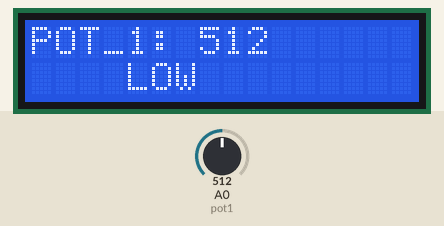
This sketch was run on a simulated Arduino Uno, built with avr-gcc and run on an emulated ATmega328P. Parts: 16×2 character LCD. Inputs (shaded band) come from the test bench; at power-on: A0 (pot1) = 512.

Above: at 1.2 s.
1.3 s: A0 (pot1) set to 591
At 3.5 s:
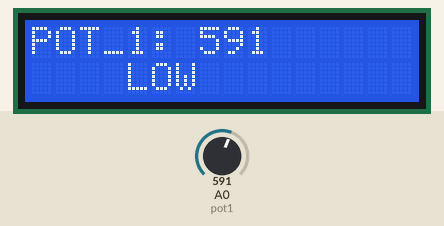
5.2 s: A0 (pot1) set to 614
At 7.1 s:
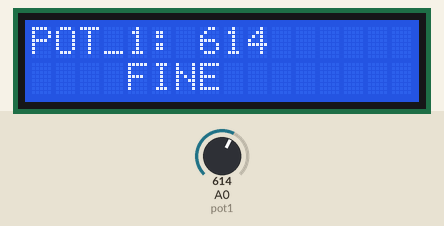
9.1 s: A0 (pot1) set to 1010
At 9.6 s:
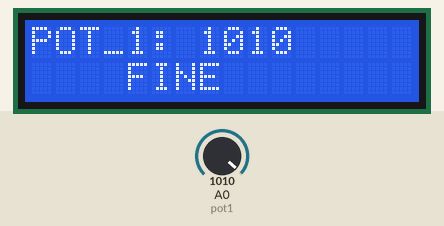
13.0 s: A0 (pot1) set to 1023
At 15.7 s:
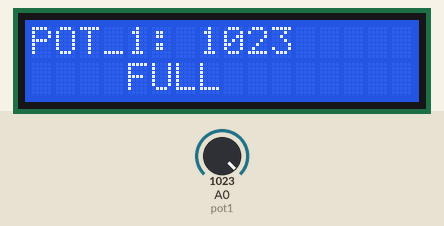
Timing chart, 0 to 17.2 s (numbered marks = the images above; inputs shaded):
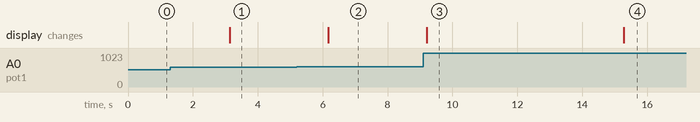

The sketch:

EXP4.ino
```cpp
#include <Wire.h>
#include <LiquidCrystal_I2C.h>
LiquidCrystal_I2C lcd(0x27,16,2);
int pot1=A0;
int pot1value=0;
void setup()
{
lcd.begin();
lcd.backlight();
}
void loop()
{
pot1value= analogRead(pot1);
lcd.clear();
lcd.setCursor(0,0);
lcd.print("POT_1: "); lcd.print(pot1value);
if(pot1value==1023)
{
  lcd.clear();
lcd.setCursor(0,0);
lcd.print("POT_1: "); lcd.print(pot1value);
lcd.setCursor(0,1);
lcd.print("    FULL ");
}
else if(pot1value>=600)
{
  lcd.clear();
lcd.setCursor(0,0);
lcd.print("POT_1: "); lcd.print(pot1value);
lcd.setCursor(0,1);
lcd.print("    FINE ");
}
else
{lcd.clear();
lcd.setCursor(0,0);
lcd.print("POT_1: "); lcd.print(pot1value);
lcd.setCursor(0,1);
lcd.print("    LOW ");
}
delay(3000);
}
```

Measured:
- the behaviour switches between 599 and 600 on A0 (pot1) (found by bisection; images 1 and 2)
- the behaviour switches between 1022 and 1023 on A0 (pot1) (found by bisection; images 3 and 4)
- after the input at 1.3 s, the display: changes after 1.8 s (image 1)
- after the input at 5.2 s, the display: changes after 0.97 s (image 2)
- after the input at 9.1 s, the display: changes after 0.11 s (image 3)
- after the input at 13.0 s, the display: changes after 2.3 s (image 4)
